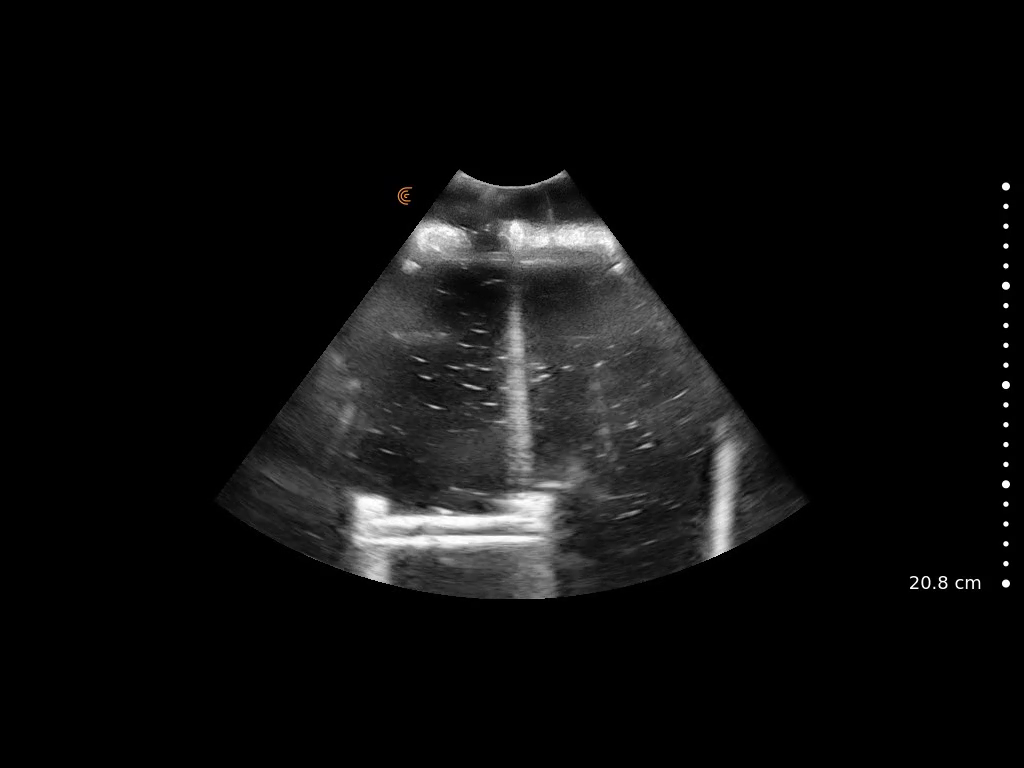
#> input picture frame 24 of Data/edited data/clarius_FinalPrototype_needlejustWater.mp4, 1024 x 768 px, given in place of clarius_FinalPrototype_needlejustWater2.mp4, which was not available
$ jupyter execute Final_algorithm.ipynb   (older library calls are emulated)
#> lines starting #> are read from the running program, lines starting #| are printed output that depends on the picture; after the words box and inside, x2 and y2 are one past the last pixel; in counts of white or black regions, pixels touching at a corner belong together; pictures that were not available may be replaced by others from this repository, and a replacement may not be noted
[cell 1]
import numpy as np
import cv2
import imageio
import matplotlib.pyplot as plt
import math

[cell 2]
class NeedleVisualization:

    def __init__(self):
        self.frameWidth = 440
        self.frameHeight = 440

        #ROI parameters
        self.rstart = 140 #previously 94
        self.rend = 348
        self. cstart = 195 #previously 166
        self. cend = 235 #previously 275

    def insert_frame(self, frame):
        self.frame = frame

        #Initial Preprocessing
        self.resized_frame = cv2.resize(self.frame, (self.frameWidth,self.frameHeight))
        self.resized_frame = cv2.cvtColor(self.resized_frame, cv2.COLOR_RGB2GRAY)

    # [17 lines left out: function line_creation, not called in this run]

    def line_creation2(self, source_image, overlay):

        lines = cv2.HoughLinesP(source_image, rho=6, theta=np.pi / 2, threshold=160, lines=np.array([]), minLineLength=40, maxLineGap=4)
        overlay_image = cv2.cvtColor(overlay, cv2.COLOR_GRAY2RGB)

        houghline = overlay_image.copy()
        houghcircle = overlay_image.copy()

        length_line_list = []

        if lines is not None:
            for line in lines:

                x1 = line[0][0]
                y1 = line[0][1]
                x2 = line[0][2]
                y2 = line[0][3]

                start_point = (x1, y1)
                end_point = (x2, y2)

                lengthOfLine = math.sqrt(abs(x2-x1)^2 + abs(y2-y1)^2)
                length_line_list.append(lengthOfLine)

            index_number = length_line_list.index(max(length_line_list))

            x1 = lines[index_number][0][0]
            y1 = lines[index_number][0][1]
            x2 = lines[index_number][0][2]
            y2 = lines[index_number][0][3]

            start_point = (x1, y1)
            end_point = (x2, y2)

            color = (0, 255, 0) # Green color in BGR
            thickness = 2 # Line thickness of 9 px
            radius = 5 #circle radius

            cv2.line(houghline, start_point, end_point, color, thickness)
            cv2.circle(houghcircle, end_point, radius, color, thickness)

        return houghline

    def circle_creation(self, source_image, overlay):
        lines = cv2.HoughLinesP(source_image, rho=6, theta=np.pi / 2, threshold=160, lines=np.array([]), minLineLength=40, maxLineGap=4)
        overlay_image = cv2.cvtColor(overlay, cv2.COLOR_GRAY2RGB)

        houghcircle = overlay_image.copy()

        length_line_list = []

        if lines is not None:
            for line in lines:

                x1 = line[0][0]
                y1 = line[0][1]
                x2 = line[0][2]
                y2 = line[0][3]

                lengthOfLine = math.sqrt(abs(x2-x1)^2 + abs(y2-y1)^2)
                length_line_list.append(lengthOfLine)

            index_number = length_line_list.index(max(length_line_list))

            x1 = lines[index_number][0][0]
            y1 = lines[index_number][0][1]
            x2 = lines[index_number][0][2]
            y2 = lines[index_number][0][3]

            start_point = (x1, y1)

            color = (0, 255, 0) # Green color in BGR
            thickness = 2 # Line thickness of 9 px
            radius = 5 #circle radius

            cv2.circle(houghcircle, start_point, radius, color, thickness)

        return houghcircle

    def ROI_creation(self,source_image, row_start, row_end, col_start, col_end):
        ROI_frame = source_image[row_start:row_end, col_start:col_end] #old one was [94:348, 166:275]
        ROI_image = np.zeros_like(source_image)
        x = row_start
        y = col_start
        for i in range(0, row_end-row_start):
            for j in range(0, col_end-col_start):
                if ROI_frame[i][j] != 0:
                    ROI_image[x + i, y + j] = ROI_frame[i, j]
        return ROI_image


    def detect_needle_line(self):

        #Achieving desired region of interest within Raw Frame
        ##############################################################
        ROI_image = self.ROI_creation(self.resized_frame,self.rstart,self.rend,self.cstart,self.cend)
        ##############################################################

        #Applying Paper Algorithm Filters
        #############################################################
        # gabor_filter = cv2.getGaborKernel((6,6), sigma=0.5, theta=0, lambd=0.5, gamma=0.8, psi=0, ktype=cv2.CV_32F)
        gabor_filter = cv2.getGaborKernel((3,3), sigma=0.95, theta=0, lambd=5, gamma=0.8, psi=0, ktype=cv2.CV_32F)
        # gabor_filter = cv2.getGaborKernel((3,3), sigma=0.5, theta=0, lambd=30, gamma=0.8, psi=0, ktype=cv2.CV_32F)

        gabor_output = cv2.filter2D(ROI_image, -1, gabor_filter)

        #Binarized image is divided into grids for needle axis localization.
        # - Median filter
        median_filter = cv2.medianBlur(gabor_output, 7)
        # - automatic thresholding
        threshold = cv2.threshold(median_filter, 250, 255, cv2.THRESH_BINARY)[1]
        # - morphological operations
        element = cv2.getStructuringElement(cv2.MORPH_RECT, (3,3))
        eroded = cv2.erode(threshold, element)
        self.dilated = cv2.dilate(eroded, element)
        #############################################################

        #Hough Line Transforms
        #############################################################
        houghline = self.line_creation2(self.dilated, self.resized_frame)
        #############################################################
        return houghline

    def detect_needle_tip(self):

        #Achieving desired region of interest within Raw Frame
        ##############################################################
        ROI_image = self.ROI_creation(self.resized_frame,self.rstart,self.rend,self.cstart,self.cend)
        ##############################################################

        #Applying Paper Algorithm Filters
        #############################################################
        # gabor_filter = cv2.getGaborKernel((6,6), sigma=0.5, theta=0, lambd=0.5, gamma=0.8, psi=0, ktype=cv2.CV_32F)
        gabor_filter = cv2.getGaborKernel((3,3), sigma=0.95, theta=0, lambd=5, gamma=0.8, psi=0, ktype=cv2.CV_32F)
        # gabor_filter = cv2.getGaborKernel((3,3), sigma=0.5, theta=0, lambd=30, gamma=0.8, psi=0, ktype=cv2.CV_32F)

        gabor_output = cv2.filter2D(ROI_image, -1, gabor_filter)

        #Binarized image is divided into grids for needle axis localization.
        # - Median filter
        median_filter = cv2.medianBlur(gabor_output, 7)
        # - automatic thresholding
        threshold = cv2.threshold(median_filter, 250, 255, cv2.THRESH_BINARY)[1]
        # - morphological operations
        element = cv2.getStructuringElement(cv2.MORPH_RECT, (3,3))
        eroded = cv2.erode(threshold, element)
        self.dilated = cv2.dilate(eroded, element)
        #############################################################

        #Hough Line Transforms
        #############################################################
        houghcircle = self.circle_creation(self.dilated, self.resized_frame)
        #############################################################
        return houghcircle

    def show_needle_viz(self, houghline, houghcircle, debug=False):
        resized_frame = cv2.cvtColor(self.resized_frame, cv2.COLOR_GRAY2BGR)
        overlay = cv2.cvtColor(houghline, cv2.COLOR_RGB2BGR)
        algorithm = cv2.cvtColor(self.dilated, cv2.COLOR_GRAY2BGR)
        tip = cv2.cvtColor(houghcircle, cv2.COLOR_RGB2BGR)

        if debug:
            stack = np.hstack((resized_frame, overlay, algorithm, tip))
        else:
            stack = np.hstack((resized_frame, tip))

        cv2.imshow("stacked", stack)
        return stack

[cell 3]
#videos to choose from
NeedleViz_path1 = 'Data/edited data/102622_Water.mp4'
NeedleViz_path2 = 'Data/edited data/102822_Water.mp4'
NeedleViz_oilAndLatex = 'Data/edited data/oil and latex/capture_5_2022-11-12T16-56-03.mp4'
NeedleViz_gelAndLatex = 'Data/edited data/ultrasound gel and latex/capture_4_2022-11-12T17-33-19.mp4'
NeedleViz_clarius1 = 'Data/edited data/clarius_FinalPrototype_needlejustWater.mp4'
NeedleViz_clarius2 = 'Data/edited data/clarius_FinalPrototype_needlejustWater2.mp4'
NeedleViz_clarius3 = 'Data/edited data/clarius_FinalPrototype_needleWithSolid.mp4'
NeedleViz_clarius4 = 'Data/edited data/clarius_FinalPrototype_needleWithSolid2.mp4'
NeedleViz_clarius5 = 'Data/edited data/clarius_FinalPrototype_needleWithSolid3.mp4'

#control playback speed
frame_rate = 30

# vc = cv2.VideoCapture(0) #opens camera
vc = cv2.VideoCapture(NeedleViz_clarius2)

frameWidth = 440
frameHeight = 440
vc.set(3, frameWidth)
vc.set(4, frameHeight)

size = (frameWidth, frameHeight)

#Preparing to create output videos
image_lst = []
save = True

#Initialize class
needleviz = NeedleVisualization()

if (vc.isOpened()== False):
  print("Error opening video  file")

while(vc.isOpened()):
    rval, frame = vc.read()
#> frame is the input picture: shape (768, 1024, 3); mean B, G, R 14.5, 14.5, 14.5

    if rval:

        needleviz.insert_frame(frame)
#> in insert_frame, `self.resized_frame = cv2.resize(self.frame, (self.frameWidth,self.fram..`:
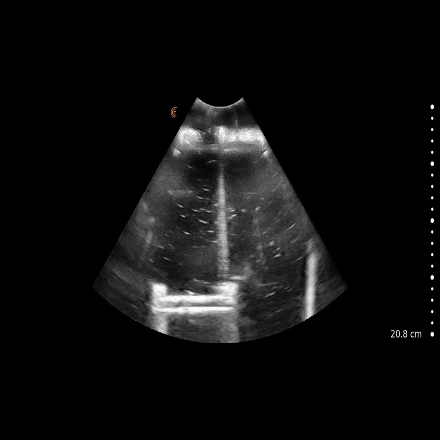
#> self.resized_frame: shape (440, 440, 3); mean B, G, R 14.5, 14.5, 14.5
        houghline = needleviz.detect_needle_line()
#> in ROI_creation, `ROI_frame = source_image[row_start:row_end, col_start:col_end]`:
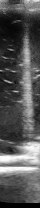
#> ROI_frame: shape (208, 40); min 0, max 255, mean 86.3
#> after the loop in ROI_creation, `for i in range(0, row_end-row_start):`:
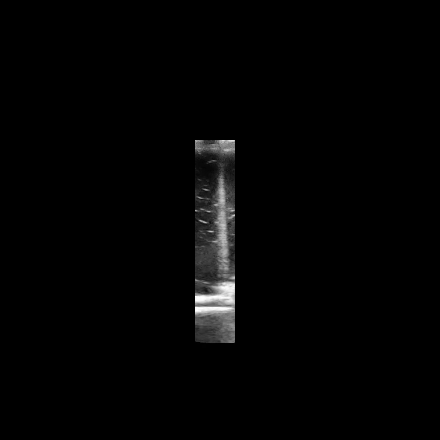
#> ROI_image: shape (440, 440); min 0, max 255, mean 3.7
#> in detect_needle_line, `gabor_output = cv2.filter2D(ROI_image, -1, gabor_filter)`:
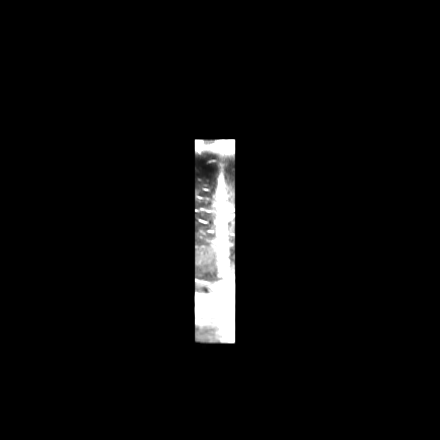
#> gabor_output: shape (440, 440); min 0, max 255, mean 8.4
#> in detect_needle_line, `threshold = cv2.threshold(median_filter, 250, 255, cv2.THRESH_BINARY)[1]`:
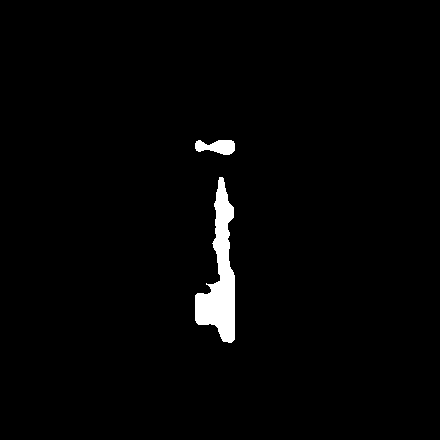
#> threshold: shape (440, 440); 1.9% white; 2 white regions, box (x1, y1, x2, y2) and area: (195, 177, 235, 343) 3218, (195, 140, 235, 155) 429
#> in detect_needle_line, `eroded = cv2.erode(threshold, element)`:
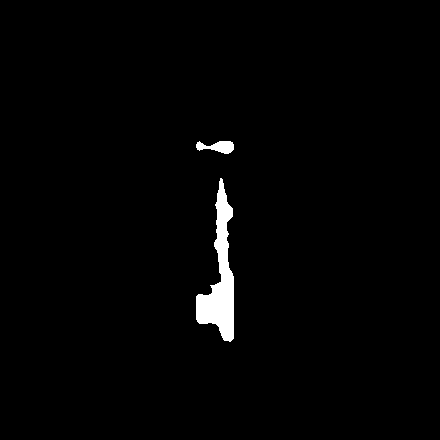
#> eroded: shape (440, 440); 1.6% white; 2 white regions, box (x1, y1, x2, y2) and area: (196, 178, 234, 342) 2756, (196, 141, 234, 154) 309
#> in line_creation2, `lines = cv2.HoughLinesP(source_image, rho=6, theta=np.pi / 2, threshol..`: lines = 18 rows, first 6: [229, 342, 229, 261], [220, 336, 220, 177], [217, 327, 217, 282], [214, 324, 214, 283], [225, 341, 225, 188], [216, 253, 216, 192]
#> the loop in line_creation2, `for line in lines: ` made 18 passes
#> (x1, y1, x2, y2, lengthOfLine) on passes 1 to 8: (229, 342, 229, 261, 9), (220, 336, 220, 177, 12.77), (217, 327, 217, 282, 6.71), (214, 324, 214, 283, 6.4), (225, 341, 225, 188, 12.37), (216, 253, 216, 192, 7.81), (224, 341, 224, 182, 12.77), (213, 324, 213, 284, 6.32)
#> after the loop in line_creation2, `for line in lines:`: length_line_list = [9, 12.77, 6.71, 6.4, 12.37, 7.81, 12.77, 6.32, 12.21, 7.21, 8.66, 6.63, 9.85, 12.92, 10.58, 6.32, 8.89, 9.64]
#> in line_creation2, `index_number = length_line_list.index(max(length_line_list))`: index_number = 13
#> in line_creation2, `x1 = lines[index_number][0][0]`: x1 = 223
#> in line_creation2, `y1 = lines[index_number][0][1]`: y1 = 341
#> in line_creation2, `x2 = lines[index_number][0][2]`: x2 = 223
#> in line_creation2, `y2 = lines[index_number][0][3]`: y2 = 178
#> in line_creation2, `start_point = (x1, y1)`: start_point = (223, 341)
#> in line_creation2, `end_point = (x2, y2)`: end_point = (223, 178)
#> in line_creation2, `cv2.line(houghline, start_point, end_point, color, thickness)`:
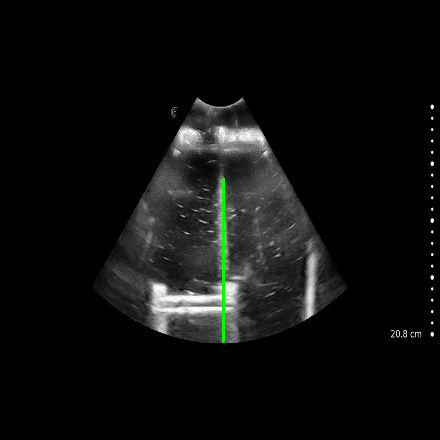
#> houghline: shape (440, 440, 3); mean B, G, R 14.1, 14.8, 14.1
        houghcircle = needleviz.detect_needle_tip()
#> the loop in circle_creation, `for line in lines: ` made 18 passes
#> in circle_creation, `index_number = length_line_list.index(max(length_line_list))`: index_number = 13
#> in circle_creation, `x1 = lines[index_number][0][0]`: x1 = 223
#> in circle_creation, `y1 = lines[index_number][0][1]`: y1 = 341
#> in circle_creation, `x2 = lines[index_number][0][2]`: x2 = 223
#> in circle_creation, `y2 = lines[index_number][0][3]`: y2 = 178
#> in circle_creation, `start_point = (x1, y1)`: start_point = (223, 341)
        stack = needleviz.show_needle_viz(houghline, houghcircle, debug=True)
#> in show_needle_viz, `stack = np.hstack((resized_frame, overlay, algorithm, tip))`:
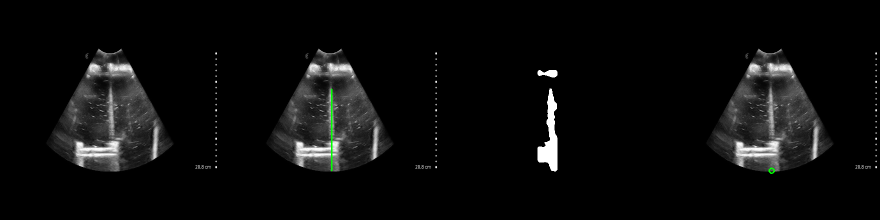
#> stack: shape (440, 1760, 3) (shown at 1/2 size); mean B, G, R 12, 12.2, 12

        if save:
            image_lst.append(stack)

        # Press Q on keyboard to  exit
        if cv2.waitKey(frame_rate) & 0xFF == ord('q'): #original waitkey is 25
#> (key q is pressed here)
            break

    #Break out of loop if video is done
    else:
        break

vc.release() #Release the video capture object

# Close window
cv2.destroyAllWindows()

$ run again, starting later in the video
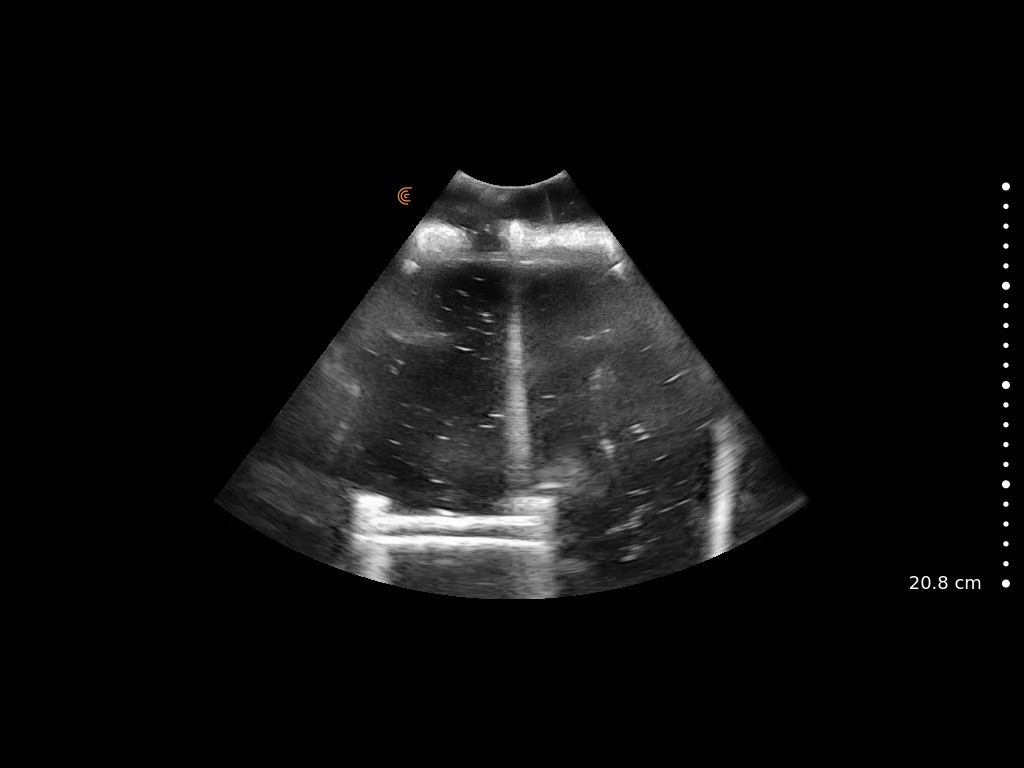
#> input picture frame 109 of Data/edited data/clarius_FinalPrototype_needlejustWater.mp4, 1024 x 768 px, given in place of clarius_FinalPrototype_needlejustWater2.mp4, which was not available
#> frame is the input picture: shape (768, 1024, 3); mean B, G, R 14.8, 14.8, 14.8
#> threshold: shape (440, 440); 1.7% white; 2 white regions, box (x1, y1, x2, y2) and area: (195, 181, 235, 343) 2919, (195, 140, 235, 155) 426
#> eroded: shape (440, 440); 1.4% white; 2 white regions, box (x1, y1, x2, y2) and area: (196, 182, 234, 342) 2483, (196, 141, 234, 154) 308
#> self.dilated: shape (440, 440); 1.7% white; 2 white regions, box (x1, y1, x2, y2) and area: (195, 181, 235, 343) 2917, (195, 140, 235, 155) 426
#> in line_creation2, `lines = cv2.HoughLinesP(source_image, rho=6, theta=np.pi / 2, threshol..`: lines = 15 rows, first 6: [230, 342, 230, 267], [223, 340, 223, 181], [217, 270, 217, 195], [231, 342, 231, 267], [219, 275, 219, 182], [227, 342, 227, 234]
#> the loop in line_creation2, `for line in lines: ` made 15 passes
#> (x1, y1, x2, y2, lengthOfLine) on passes 1 to 8: (230, 342, 230, 267, 8.89), (223, 340, 223, 181, 12.77), (217, 270, 217, 195, 8.89), (231, 342, 231, 267, 8.89), (219, 275, 219, 182, 9.64), (227, 342, 227, 234, 10.39), (224, 341, 224, 186, 12.61), (225, 341, 225, 195, 12.25)
#> after the loop in line_creation2, `for line in lines:`: length_line_list = [8.89, 12.77, 8.89, 8.89, 9.64, 10.39, 12.61, 12.25, 6.32, 8.31, 6.93, 12.53, 9.38, 12.08, 8.54]
#> in line_creation2, `index_number = length_line_list.index(max(length_line_list))`: index_number = 1
#> in line_creation2, `x1 = lines[index_number][0][0]`: x1 = 223
#> in line_creation2, `y1 = lines[index_number][0][1]`: y1 = 340
#> in line_creation2, `x2 = lines[index_number][0][2]`: x2 = 223
#> in line_creation2, `y2 = lines[index_number][0][3]`: y2 = 181
#> in line_creation2, `start_point = (x1, y1)`: start_point = (223, 340)
#> in line_creation2, `end_point = (x2, y2)`: end_point = (223, 181)
#> in line_creation2, `cv2.line(houghline, start_point, end_point, color, thickness)`:
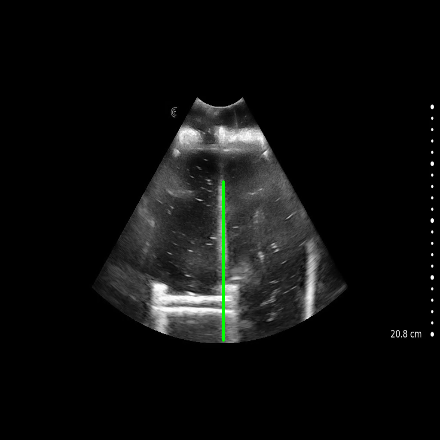
#> houghline: shape (440, 440, 3); mean B, G, R 14.4, 15, 14.4
#> the loop in circle_creation, `for line in lines: ` made 15 passes
#> in circle_creation, `index_number = length_line_list.index(max(length_line_list))`: index_number = 1
#> in circle_creation, `x1 = lines[index_number][0][0]`: x1 = 223
#> in circle_creation, `y1 = lines[index_number][0][1]`: y1 = 340
#> in circle_creation, `x2 = lines[index_number][0][2]`: x2 = 223
#> in circle_creation, `y2 = lines[index_number][0][3]`: y2 = 181
#> in circle_creation, `start_point = (x1, y1)`: start_point = (223, 340)
#> in show_needle_viz, `stack = np.hstack((resized_frame, overlay, algorithm, tip))`:
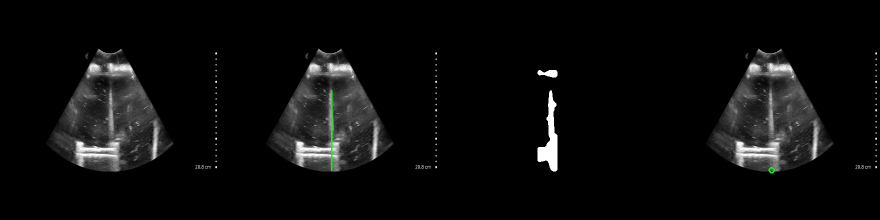
#> stack: shape (440, 1760, 3) (shown at 1/2 size); mean B, G, R 12.1, 12.3, 12.1
